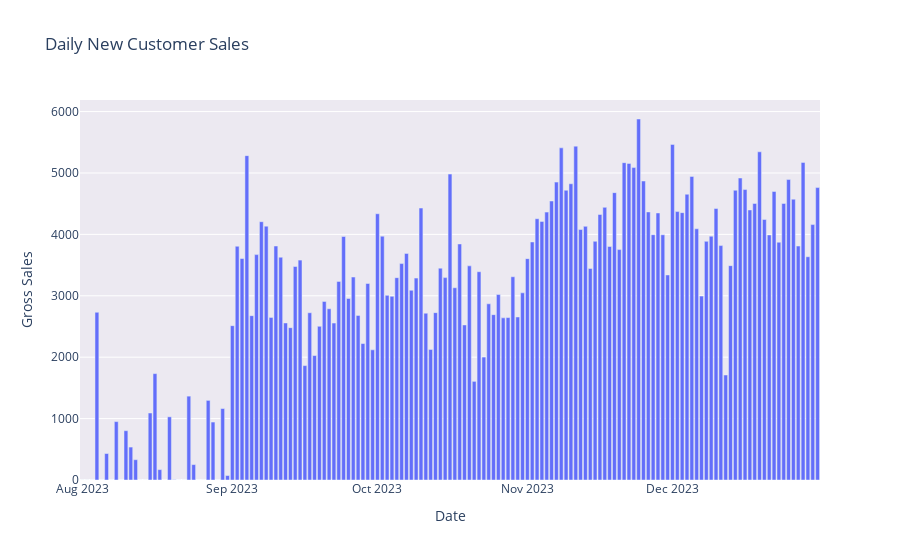

Notebook cell for this chart:
### Code cell
# Plot Daily new Customer sales as bars
new_sales_fig = go.Figure(data=[go.Bar(x=new_customer_sales['date'], y=new_customer_sales['gross_sales'])])
new_sales_fig.update_layout(title='Daily New Customer Sales', xaxis_title='Date', yaxis_title='Gross Sales')
new_sales_fig.update_layout(plot_bgcolor='#ece9f1')
new_sales_fig.show()

### Figure 1 — Plotly figure (JSON) as saved in the notebook; plotly's stock layout.template omitted (floating-point values rounded to 4 significant figures; data arrays with more than 128 entries replaced by an {"elided": "..."} marker saying what was removed)
{"data": [{"type": "bar", "x": {"elided": "153 str values"}, "y": {"elided": "153 float values"}}], "layout": {"plot_bgcolor": "#ece9f1", "title": {"text": "Daily New Customer Sales"}, "xaxis": {"title": {"text": "Date"}}, "yaxis": {"title": {"text": "Gross Sales"}}}}
